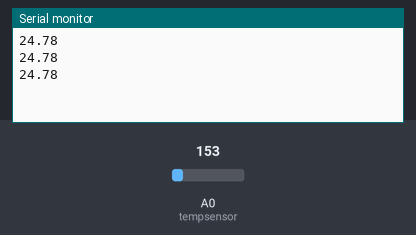
Bench run of a sketch on a simulated Arduino Uno, built with avr-gcc and run on an emulated ATmega328P. Shown: the last lines printed to the serial monitor. The test bench sets the inputs (shaded band); at power-on: A0 (tempsensor) = 153.

Above: at 1.3 s.
1.4 s: A0 (tempsensor) set to 165
At 1.8 s:
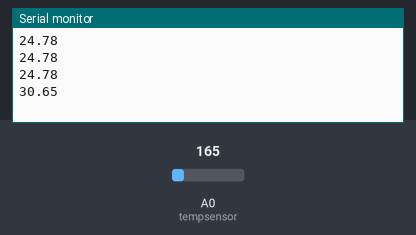
2.9 s: A0 (tempsensor) set to 175
At 3.4 s:
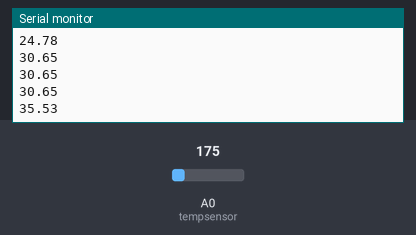
Timing chart, 0 to 5.9 s (numbered marks = the images above; inputs shaded):
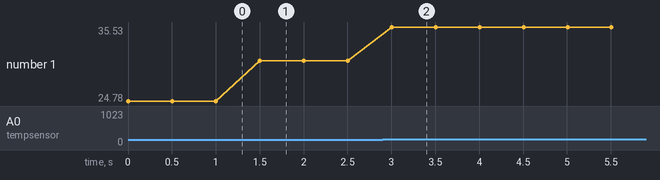

Measured:
- after the input at 1.4 s, the serial monitor: prints a new line after 0.10 s (image 1)
- after the input at 2.9 s, the serial monitor: prints a new line after 0.10 s (image 2)
- plotted number 1: 24.78 → 30.65 after the input at 1.4 s, 30.65 → 35.53 after the input at 2.9 s

The sketch:

TempSensorTest.ino
```cpp
int tempsensor = 0;
void setup() {
  // put your setup code here, to run once:
pinMode(tempsensor,INPUT);

Serial.begin(9600);
}

void loop() {
  // put your main code here, to run repeatedly:

  float voltage, degreesC;
  int amount = analogRead(tempsensor);
  voltage = amount * 5.0 / 1023.0;
 // Serial.println(voltage);
  degreesC = (voltage - 0.5) * 100.0;
Serial.println(degreesC);
delay(500);

}
```
